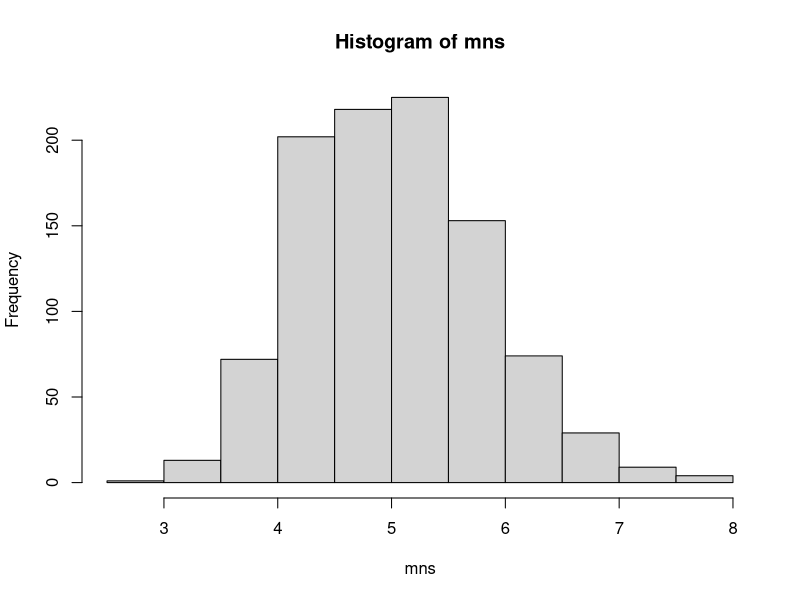
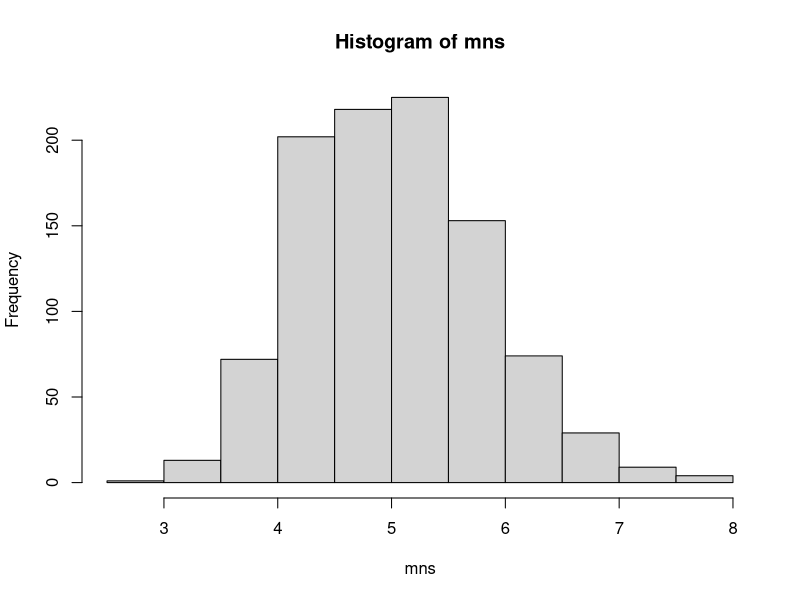

Source code (R) for these figures, in order:
## ---- chunk 1
knitr::opts_chunk$set(echo = TRUE)
## ---- chunk 2
mns = NULL
for (i in 1 : 1000) mns = c(mns, mean(rexp(40,rate=0.2)))
## ---- chunk 3
plot(hist(mns))
